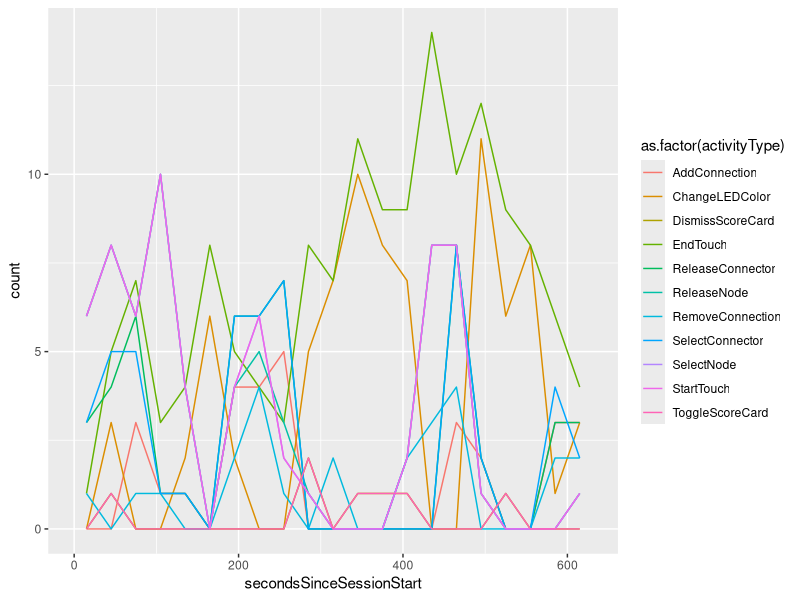

Recreate this plot in R.
# Required libraries
library(ggplot2)
library(plyr)
library(lubridate)

setwd("~/Dropbox/IDC 2014/log data/")

player13M <- read.csv(file="2013.12.10-01-actions.log.csv",
                    header=TRUE,
                    stringsAsFactors=FALSE)

cleanData <- function(input) {
  input <- renameColumnHeaders(input)
  input["timestamp"] <- formatTimestamps(input[, "timestamp"])
  return(input)
}

formatTimestamps <- function(timestamps) {
  return(
    ymd_hms(timestamps)
  )
}

renameColumnHeaders <- function(input) {
  return(
    rename(input, c("time_stamp"              = "timestamp",
                    "sec_since_session_start" = "secondsSinceSessionStart",
                    "data"                    = "logData",
                    "screen_position"         = "screenPosition",
                    "X__class__"              = "activityType")
    )
  )
}

player13M <- cleanData(player13M)

## Plots

activityTypeOverTime <- function(input) {
  return(
    geom_line(aes(y = ..count..,
                  color = as.factor(activityType),
                  group = as.factor(activityType)), 
              stat="bin",
              binwidth=30,
              origin=0,
              right=FALSE)
  )
}

p <- ggplot(aes(x = secondsSinceSessionStart),
            data = player13M)

p <- p + activityTypeOverTime(player13M)

print(p)
